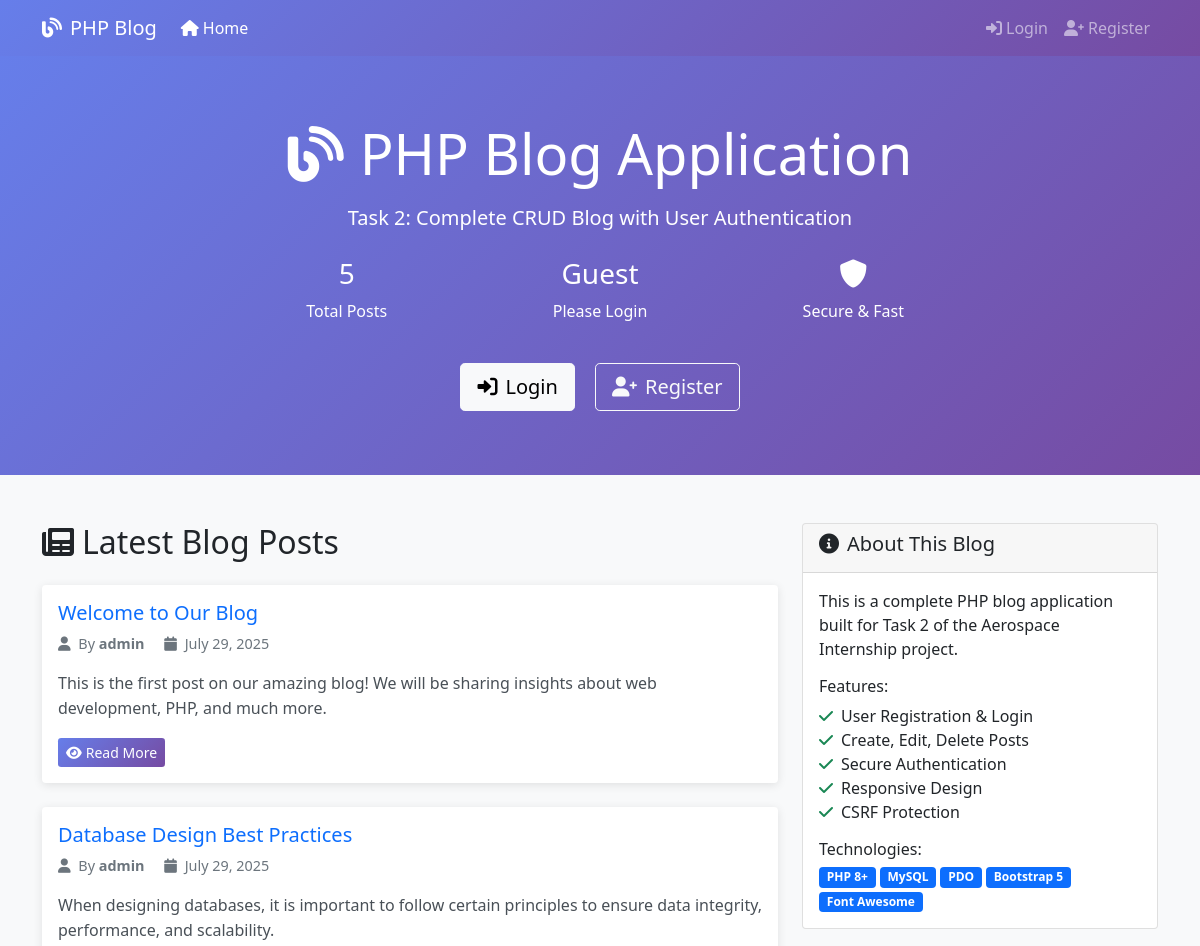
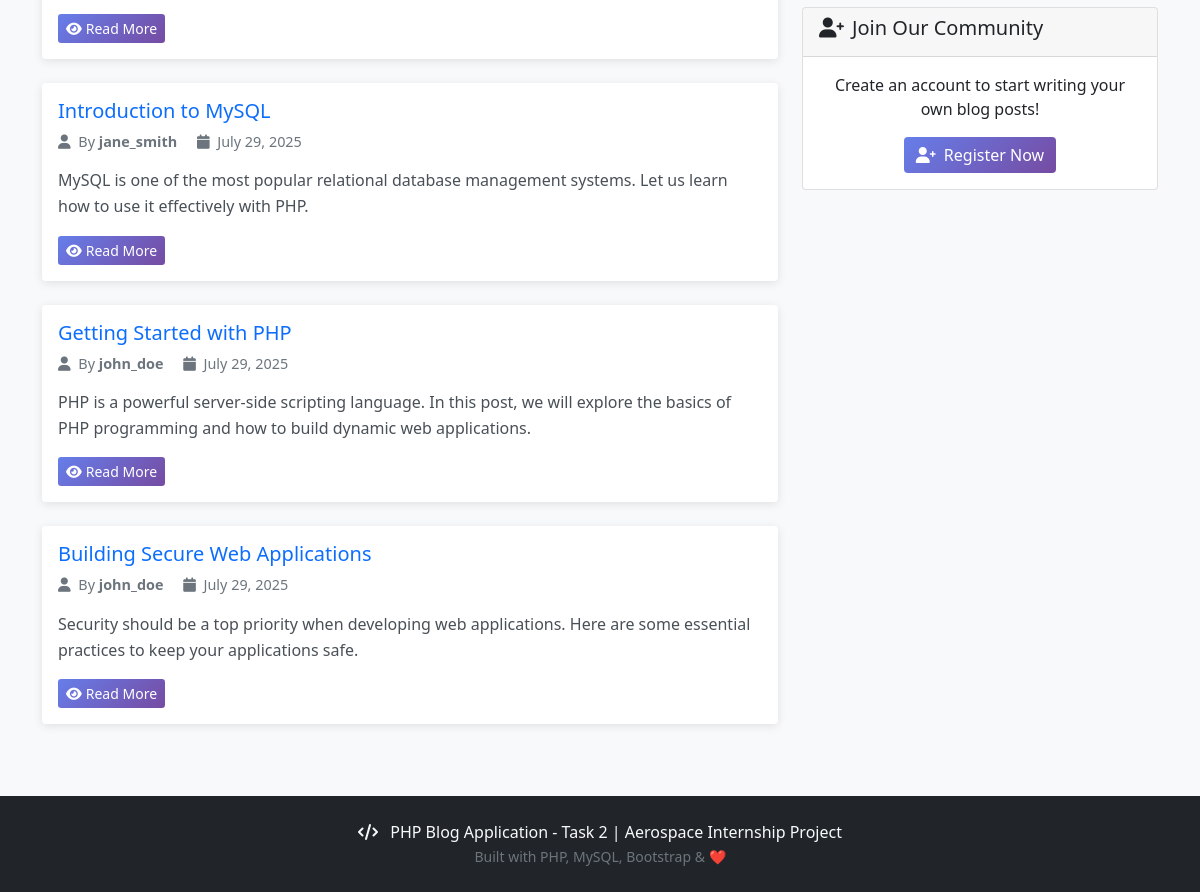
The page / on the database its author committed (2 pictures, top to bottom).
### tables this page shows
CREATE TABLE posts (
    id INT AUTO_INCREMENT PRIMARY KEY,
    title VARCHAR(200) NOT NULL,
    content TEXT NOT NULL,
    author_id INT NOT NULL,
    created_at TIMESTAMP DEFAULT CURRENT_TIMESTAMP,
    updated_at TIMESTAMP DEFAULT CURRENT_TIMESTAMP ON UPDATE CURRENT_TIMESTAMP,
    FOREIGN KEY (author_id) REFERENCES users(id) ON DELETE CASCADE
);

CREATE TABLE users (
    id INT AUTO_INCREMENT PRIMARY KEY,
    username VARCHAR(50) NOT NULL UNIQUE,
    email VARCHAR(100) NOT NULL UNIQUE,
    password VARCHAR(255) NOT NULL,
    created_at TIMESTAMP DEFAULT CURRENT_TIMESTAMP,
    updated_at TIMESTAMP DEFAULT CURRENT_TIMESTAMP ON UPDATE CURRENT_TIMESTAMP
);

### includes/session.php (called while the page is built, shortened)
<?php
function isLoggedIn() {
    return isset($_SESSION['user_id']) && !empty($_SESSION['user_id']);
}
?>

### includes/posts.php (called while the page is built, shortened)
<?php
function getAllPosts($limit = 10, $offset = 0) {
    try {
        $pdo = getDBConnection();
        $sql = "SELECT p.*, u.username as author_name
                FROM posts p
                JOIN users u ON p.author_id = u.id
                ORDER BY p.created_at DESC
                LIMIT ? OFFSET ?";
        $stmt = $pdo->prepare($sql);
        $stmt->execute([$limit, $offset]);
        return $stmt->fetchAll();
    } catch (PDOException $e) {
        error_log("Get posts error: " . $e->getMessage());
        return [];
    }
}
function getTotalPostCount() {
    try {
        $pdo = getDBConnection();
        $sql = "SELECT COUNT(*) as total FROM posts";
        $stmt = $pdo->prepare($sql);
        $stmt->execute();
        $result = $stmt->fetch();
        return $result['total'];
    } catch (PDOException $e) {
        error_log("Get post count error: " . $e->getMessage());
        return 0;
    }
}
?>

### index.php (the view, shortened to what this page needs)
<?php
require_once __DIR__ . '/includes/session.php';
require_once __DIR__ . '/includes/posts.php';
$posts = getAllPosts();
$totalPosts = getTotalPostCount();
?>
<!DOCTYPE html>
<html lang="en">
<head>
    <link href="https://cdn.jsdelivr.net/npm/bootstrap@5.1.3/dist/css/bootstrap.min.css" rel="stylesheet">
    <link href="https://cdnjs.cloudflare.com/ajax/libs/font-awesome/6.0.0/css/all.min.css" rel="stylesheet">
</head>
<body>
    <nav class="navbar navbar-expand-lg navbar-dark">
        <div class="container">
            <a class="navbar-brand" href="index.php">
                <i class="fas fa-blog me-2"></i>PHP Blog
            </a>
            <div class="collapse navbar-collapse" id="navbarNav">
                <ul class="navbar-nav me-auto">
                    <li class="nav-item">
                        <a class="nav-link active" href="index.php">
                            <i class="fas fa-home me-1"></i>Home
                        </a>
                    </li>
                </ul>
                <ul class="navbar-nav">
                    <?php if (isLoggedIn()): ?>
                        <li class="nav-item dropdown">
                            <a class="nav-link dropdown-toggle" href="#" id="navbarDropdown" role="button" data-bs-toggle="dropdown">
                                <i class="fas fa-user me-1"></i><?php echo htmlspecialchars(getCurrentUsername()); ?>
                            </a>
                            <ul class="dropdown-menu">
                                <li><a class="dropdown-item" href="posts/my-posts.php">
                                    <i class="fas fa-user-edit me-2"></i>My Posts
                                </a></li>
                                <li><hr class="dropdown-divider"></li>
                                <li><a class="dropdown-item" href="auth/logout.php">
                                    <i class="fas fa-sign-out-alt me-2"></i>Logout
                                </a></li>
                            </ul>
                        </li>
                    <?php else: ?>
                        <li class="nav-item">
                            <a class="nav-link" href="auth/login.php">
                                <i class="fas fa-sign-in-alt me-1"></i>Login
                            </a>
                        </li>
                        <li class="nav-item">
                            <a class="nav-link" href="auth/register.php">
                                <i class="fas fa-user-plus me-1"></i>Register
                            </a>
                        </li>
                    <?php endif; ?>
                </ul>
            </div>
        </div>
    </nav>
    <section class="hero-section">
        <div class="container text-center">
            <h1 class="display-4 mb-3">
                <i class="fas fa-blog me-3"></i>PHP Blog Application
            </h1>
            <p class="lead mb-4">Task 2: Complete CRUD Blog with User Authentication</p>
            <div class="row justify-content-center">
                <div class="col-md-8">
                    <div class="row text-center">
                        <div class="col-md-4">
                            <h3><?php echo $totalPosts; ?></h3>
                            <p>Total Posts</p>
                        </div>
                        <div class="col-md-4">
                            <h3><?php echo isLoggedIn() ? 'Welcome!' : 'Guest'; ?></h3>
                            <p><?php echo isLoggedIn() ? getCurrentUsername() : 'Please Login'; ?></p>
                        </div>
                        <div class="col-md-4">
                            <h3><i class="fas fa-shield-alt"></i></h3>
                            <p>Secure & Fast</p>
                        </div>
                    </div>
                </div>
            </div>
            <?php if (!isLoggedIn()): ?>
                <div class="mt-4">
                    <a href="auth/login.php" class="btn btn-light btn-lg me-3">
                        <i class="fas fa-sign-in-alt me-2"></i>Login
                    </a>
                    <a href="auth/register.php" class="btn btn-outline-light btn-lg">
                        <i class="fas fa-user-plus me-2"></i>Register
                    </a>
                </div>
            <?php endif; ?>
        </div>
    </section>
    <div class="container my-5">
        <div class="row">
            <div class="col-lg-8">
                <h2 class="mb-4">
                    <i class="fas fa-newspaper me-2"></i>Latest Blog Posts
                </h2>
                <?php if (empty($posts)): ?>
                    <div class="text-center py-5">
                        <i class="fas fa-file-alt fa-3x text-muted mb-3"></i>
                        <h4 class="text-muted">No posts yet</h4>
                        <p class="text-muted">Be the first to create a blog post!</p>
                        <?php if (isLoggedIn()): ?>
                            <a href="posts/create.php" class="btn btn-primary">
                                <i class="fas fa-plus me-2"></i>Create First Post
                            </a>
                        <?php endif; ?>
                    </div>
                <?php else: ?>
                    <?php foreach ($posts as $post): ?>
                        <div class="card post-card mb-4">
                            <div class="card-body">
                                <h5 class="card-title">
                                    <a href="posts/view.php?id=<?php echo $post['id']; ?>" class="text-decoration-none">
                                        <?php echo htmlspecialchars($post['title']); ?>
                                    </a>
                                </h5>
                                <div class="post-meta mb-3">
                                    <i class="fas fa-user me-1"></i>
                                    By <strong><?php echo htmlspecialchars($post['author_name']); ?></strong>
                                    <i class="fas fa-calendar ms-3 me-1"></i>
                                    <?php echo date('F j, Y', strtotime($post['created_at'])); ?>
                                </div>
                                <div class="post-content">
                                    <?php
                                    $content = htmlspecialchars($post['content']);
                                    echo strlen($content) > 200 ? substr($content, 0, 200) . '...' : $content;
                                    ?>
                                </div>
                                <div class="mt-3">
                                    <a href="posts/view.php?id=<?php echo $post['id']; ?>" class="btn btn-primary btn-sm">
                                        <i class="fas fa-eye me-1"></i>Read More
                                    </a>
                                </div>
                            </div>
                        </div>
                    <?php endforeach; ?>
                <?php endif; ?>
            </div>
            <div class="col-lg-4">
                <div class="card">
                    <div class="card-header">
                        <h5><i class="fas fa-info-circle me-2"></i>About This Blog</h5>
                    </div>
                    <div class="card-body">
                        <p>This is a complete PHP blog application built for Task 2 of the Aerospace Internship project.</p>
                        <h6>Features:</h6>
                        <ul class="list-unstyled">
                            <li><i class="fas fa-check text-success me-2"></i>User Registration & Login</li>
                            <li><i class="fas fa-check text-success me-2"></i>Create, Edit, Delete Posts</li>
                            <li><i class="fas fa-check text-success me-2"></i>Secure Authentication</li>
                            <li><i class="fas fa-check text-success me-2"></i>Responsive Design</li>
                            <li><i class="fas fa-check text-success me-2"></i>CSRF Protection</li>
                        </ul>
                        <h6>Technologies:</h6>
                        <div class="d-flex flex-wrap gap-1">
                            <span class="badge bg-primary">PHP 8+</span>
                            <span class="badge bg-primary">MySQL</span>
                            <span class="badge bg-primary">PDO</span>
                            <span class="badge bg-primary">Bootstrap 5</span>
                            <span class="badge bg-primary">Font Awesome</span>
                        </div>
                    </div>
                </div>
                <?php if (!isLoggedIn()): ?>
                    <div class="card mt-4">
                        <div class="card-header">
                            <h5><i class="fas fa-user-plus me-2"></i>Join Our Community</h5>
                        </div>
                        <div class="card-body text-center">
                            <p>Create an account to start writing your own blog posts!</p>
                            <a href="auth/register.php" class="btn btn-primary">
                                <i class="fas fa-user-plus me-2"></i>Register Now
                            </a>
                        </div>
                    </div>
                <?php endif; ?>
            </div>
        </div>
    </div>
    <footer class="bg-dark text-light py-4 mt-5">
        <div class="container text-center">
            <p class="mb-0">
                <i class="fas fa-code me-2"></i>
                PHP Blog Application - Task 2 | Aerospace Internship Project
            </p>
            <small class="text-muted">Built with PHP, MySQL, Bootstrap & ❤️</small>
        </div>
    </footer>
</body>
</html>

### index.php (style rules this page uses)
body { background-color: #f8f9fa; }
.navbar { background: linear-gradient(135deg, #667eea 0%, #764ba2 100%); }
.hero-section { background: linear-gradient(135deg, #667eea 0%, #764ba2 100%); color: white; padding: 4rem 0; }
.post-card { transition: transform 0.2s; border: none; box-shadow: 0 2px 10px rgba(0,0,0,0.1); }
.btn-primary { background: linear-gradient(135deg, #667eea 0%, #764ba2 100%); border: none; }
.post-meta { color: #6c757d; font-size: 0.9rem; }
.post-content { color: #495057; line-height: 1.6; }

### rows shown on the page
posts: title "Welcome to Our Blog", author.username "admin", created_at "July 29, 2025", content "This is the first post on our amazing blog! We will be sharing insights about web development, PHP, and much more."
posts: title "Database Design Best Practices", author.username "admin", created_at "July 29, 2025", content "When designing databases, it is important to follow certain principles to ensure data integrity, performance, and scalability."
posts: title "Introduction to MySQL", author.username "jane_smith", created_at "July 29, 2025", content "MySQL is one of the most popular relational database management systems. Let us learn how to use it effectively with PHP."
posts: title "Getting Started with PHP", author.username "john_doe", created_at "July 29, 2025", content "PHP is a powerful server-side scripting language. In this post, we will explore the basics of PHP programming and how to build dynamic web applications."
posts: title "Building Secure Web Applications", author.username "john_doe", created_at "July 29, 2025", content "Security should be a top priority when developing web applications. Here are some essential practices to keep your applications safe."

### other values the page prints
$totalPosts "5"
